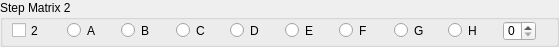
   <widget class="QGroupBox" name="groupBox_6">
    <property name="geometry">
     <rect>
      <x>102</x>
      <y>315</y>
      <width>559</width>
      <height>47</height>
     </rect>
    </property>
    <property name="title">
     <string>Step Matrix 2</string>
    </property>
    <widget class="QCheckBox" name="checkBox_4">
     <property name="geometry">
      <rect>
       <x>12</x>
       <y>22</y>
       <width>29</width>
       <height>17</height>
      </rect>
     </property>
     <property name="text">
      <string>2</string>
     </property>
    </widget>
    <widget class="QSpinBox" name="spinBox_4">
     <property name="geometry">
      <rect>
       <x>503</x>
       <y>21</y>
       <width>33</width>
       <height>20</height>
      </rect>
     </property>
    </widget>
    <widget class="QRadioButton" name="radioButton_40">
     <property name="geometry">
      <rect>
       <x>448</x>
       <y>22</y>
       <width>30</width>
       <height>17</height>
      </rect>
     </property>
     <property name="text">
      <string>H</string>
     </property>
    </widget>
    <widget class="QRadioButton" name="radioButton_33">
     <property name="geometry">
      <rect>
       <x>67</x>
       <y>22</y>
       <width>30</width>
       <height>17</height>
      </rect>
     </property>
     <property name="text">
      <string>A</string>
     </property>
    </widget>
    <widget class="QRadioButton" name="radioButton_36">
     <property name="geometry">
      <rect>
       <x>230</x>
       <y>22</y>
       <width>30</width>
       <height>17</height>
      </rect>
     </property>
     <property name="text">
      <string>D</string>
     </property>
    </widget>
    <widget class="QRadioButton" name="radioButton_35">
     <property name="geometry">
      <rect>
       <x>176</x>
       <y>22</y>
       <width>30</width>
       <height>17</height>
      </rect>
     </property>
     <property name="text">
      <string>C</string>
     </property>
    </widget>
    <widget class="QRadioButton" name="radioButton_34">
     <property name="geometry">
      <rect>
       <x>121</x>
       <y>22</y>
       <width>29</width>
       <height>17</height>
      </rect>
     </property>
     <property name="text">
      <string>B</string>
     </property>
    </widget>
    <widget class="QRadioButton" name="radioButton_37">
     <property name="geometry">
      <rect>
       <x>285</x>
       <y>22</y>
       <width>29</width>
       <height>17</height>
      </rect>
     </property>
     <property name="text">
      <string>E</string>
     </property>
    </widget>
    <widget class="QRadioButton" name="radioButton_38">
     <property name="geometry">
      <rect>
       <x>339</x>
       <y>22</y>
       <width>29</width>
       <height>17</height>
      </rect>
     </property>
     <property name="text">
      <string>F</string>
     </property>
    </widget>
    <widget class="QRadioButton" name="radioButton_39">
     <property name="geometry">
      <rect>
       <x>394</x>
       <y>22</y>
       <width>30</width>
       <height>17</height>
      </rect>
     </property>
     <property name="text">
      <string>G</string>
     </property>
    </widget>
    <zorder>radioButton_40</zorder>
    <zorder>radioButton_33</zorder>
    <zorder>radioButton_36</zorder>
    <zorder>radioButton_35</zorder>
    <zorder>radioButton_34</zorder>
    <zorder>radioButton_37</zorder>
    <zorder>radioButton_38</zorder>
    <zorder>radioButton_39</zorder>
    <zorder>checkBox_4</zorder>
    <zorder>spinBox_4</zorder>
   </widget>
